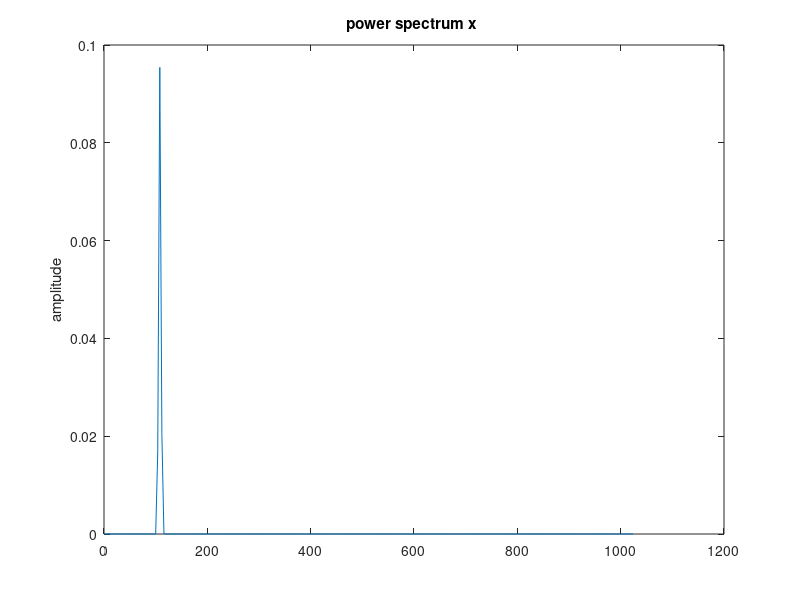
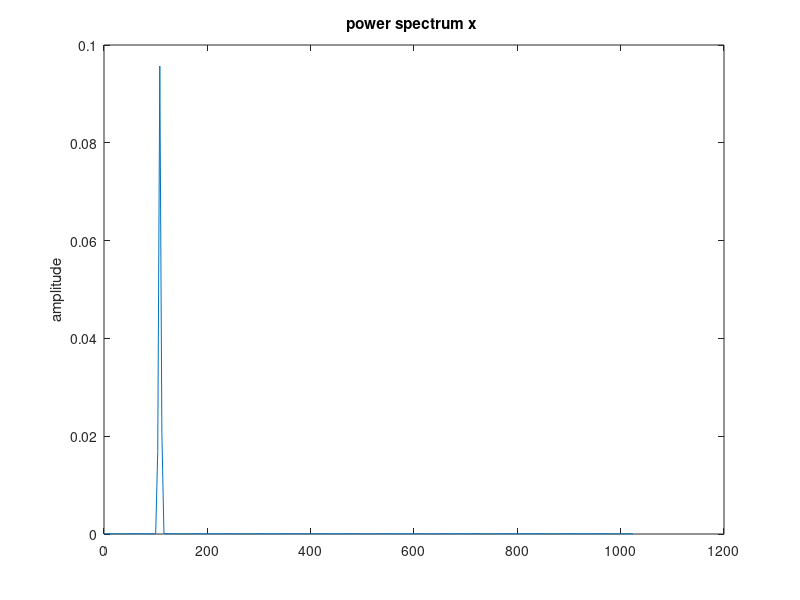
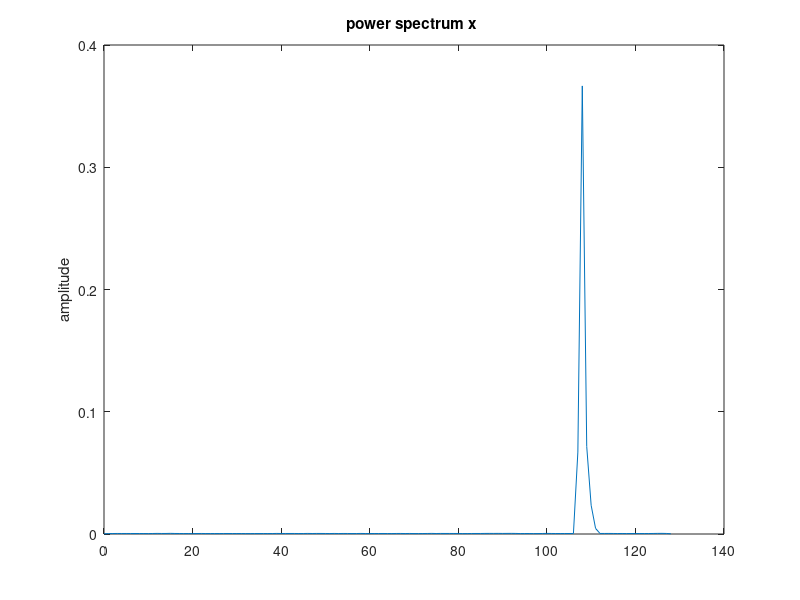
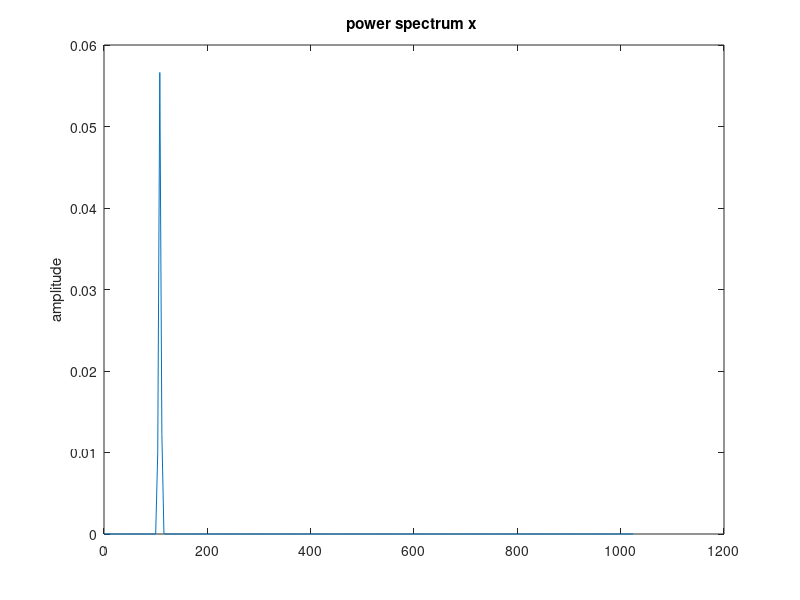

MATLAB code for these plots, in order:
clear all; close all;
f1=108; f2=110; 
Fs=256; Ts=1/Fs;
N=2^14;
nsamp=8; Dt=Ts/nsamp; t=Dt*[1:1:N*nsamp];
SNR=10;
x=cos(2*pi*f1*t)+0.25*sin(2*pi*f2*t);
xn=awgn(x,SNR,'measured');
td=t(1:nsamp:length(t));
xd=xn(1:nsamp:length(xn));
figure; pwelch(x,[],[],[],Fs*nsamp);
figure; pwelch(xn,[],[],[],Fs*nsamp);
figure; pwelch(xd,[],[],[],Fs);
f01=f1-3; f11=f1-1; f12=f2+1; f02=f2+3;
order=256;
fpts=[0 [f01 f11 f12 f02]/Fs/nsamp 0.5]*2;
mag=[0 0 1 1 0 0];
wt=[1 1 1];
b = firpm(order,fpts,mag,wt); a=1;
yn=filter(b,a,xn);
figure; pwelch(yn,[],[],[],Fs*nsamp);
order=256;
fpts=[0 [f01 f11 f12 f02]/Fs 0.5]*2;
mag=[0 0 1 1 0 0];
wt=[1 1 1];
b = firpm(order,fpts,mag,wt); a=1;
yd=filter(b,a,xd);
figure; pwelch(yd,[],[],[],Fs);
sub=8; Fs2=Fs/sub;
xd2=downsample(xn,sub*nsamp);
figure; pwelch(xd2,[],[],[],Fs2);

yd2=downsample(yn,sub*nsamp);
figure; pwelch(yd2,[],[],[],Fs2);

yd3=downsample(yd,sub);
figure; pwelch(yd3,[],[],[],Fs2);